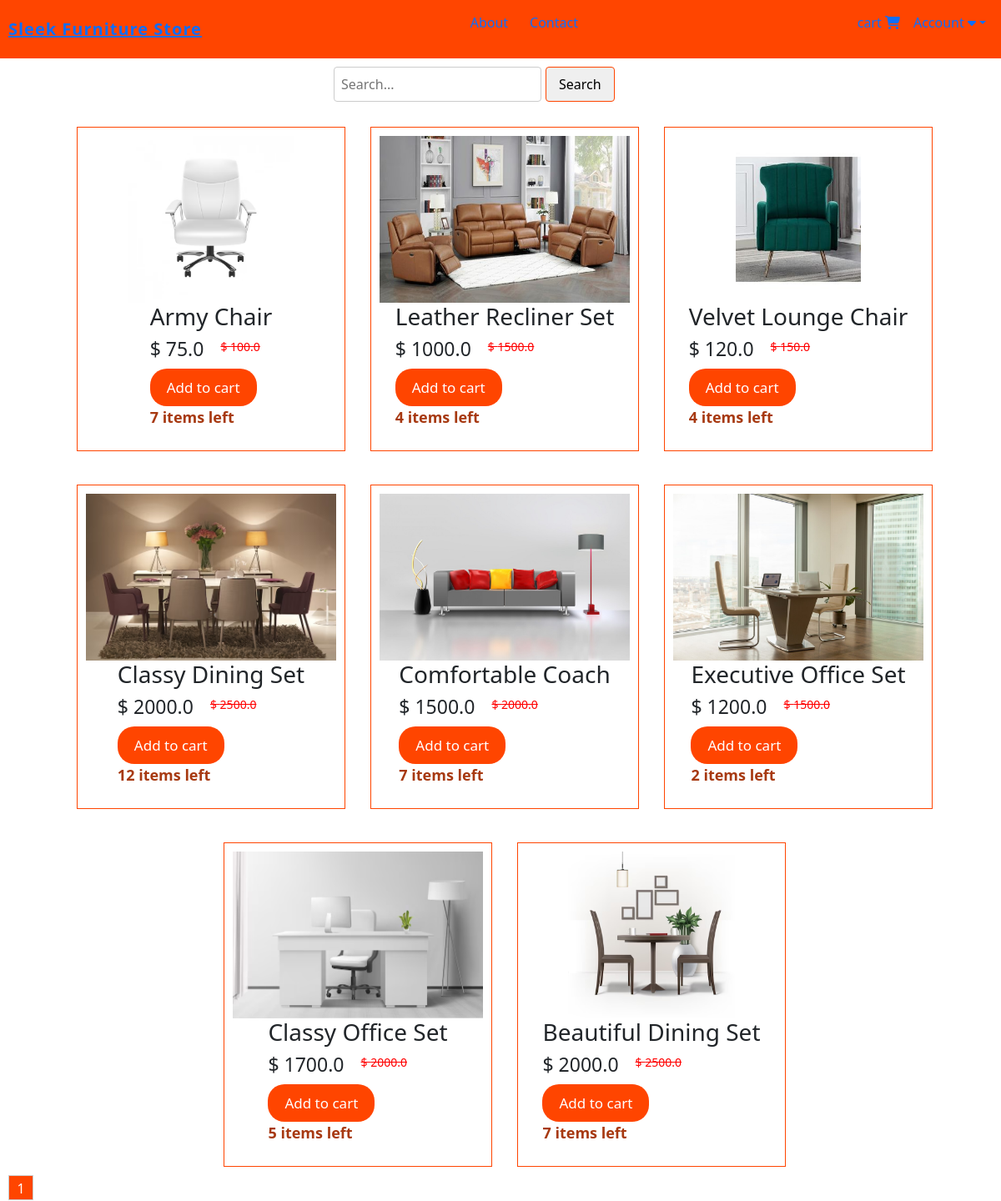
The app's page /all_products with its own data.
### website/models.py (models this page shows, shortened)
class Product(db.Model):
    id = db.Column(db.Integer, primary_key=True)
    product_name = db.Column(db.String(100), nullable=False)
    current_price = db.Column(db.Float, nullable=False)
    previous_price = db.Column(db.Float, nullable=False)
    in_stock = db.Column(db.Integer, nullable=False)
    product_picture = db.Column(db.String(1000), nullable=False)
    flash_sale = db.Column(db.Boolean, default=False)
    date_added = db.Column(db.DateTime(), default=datetime.utcnow)
    carts = db.relationship('Cart', backref='product', cascade='all, delete-orphan')
    orders = db.relationship('Order', backref='product', cascade='all, delete-orphan')

### website/views.py (the view)
@views.route('/all_products')
def products():
    page = request.args.get('page', 1, type=int)
    per_page = 8
    items = Product.query.paginate(page=page, per_page=per_page)
    cart_items = Cart.query.filter_by(customer_link=current_user.id).all() if current_user.is_authenticated else []
    return render_template('allproducts.html', items=items, cart=cart_items)

### website/templates/allproducts.html (shortened to what this page needs)
{% extends 'base.html' %}
{% block content %}
<form class="search-form" role="search" action="/search" method="POST">
    <input name="search" type="search" placeholder="Search..." aria-label="Search">
    <button type="submit">Search</button>
</form>
<div class="homediv-container">
    {% for item in items %}
    <div class="home-products">
        <div class="product">
            <a href="{{ url_for('views.product', item_id=item.id) }}"><img class="displayimg" src="{{ item.product_picture }}" alt=""></a>
            <div class="product-details">
                <h3>{{ item.product_name }}</h6>
                <div class="price">
                    <h5>$ {{ item.current_price }}</h5>
                    <strike><p>$ {{ item.previous_price }}</p></strike>
                </div>
                <div class="actions">
                    <button><a href="/add-to-cart/{{ item.id }}">Add to cart</a></button>
                    <p style="color: rgb(167, 57, 17); font-weight: 600; font-size: 18px;">{{ item.in_stock }} items left</p>
                </div>
            </div>
        </div>
    </div>
    {% endfor %}
</div>
<div class="pagination">
    {% for page_num in items.iter_pages(left_edge=1, right_edge=1, left_current=1, right_current=2) %}
        {% if page_num %}
            {% if items.page == page_num %}
                <a href="{{ url_for('views.products', page=page_num) }}" class="current-page">{{ page_num }}</a>
            {% else %}
                <a href="{{ url_for('views.products', page=page_num) }}">{{ page_num }}</a>
            {% endif %}
        {% else %}
            <span class="ellipsis">...</span>
        {% endif %}
    {% endfor %}
</div>
{% endblock %}

### website/static/css/navigation.css (style rules this page uses)
body { font-family: 'Arial', sans-serif; margin: 0; padding: 0; background: #eaeaea; }
.displayimg { height: 202px; width: 180px; max-width: 100%; }

### website/static/css/home.css (style rules this page uses)
.homediv-container { background-color: #fff; display: flex; flex-wrap: wrap; gap: 20px; justify-content: center; }
.home-products { margin-top: 20px; margin-left: 10px; padding: 10px; align-items: center; border: 1px solid orangered; }
.product { display: flex; flex-direction: column; width: 300px; align-items: center; }
.product img { max-width: 100%; width: 100%; height: 200px; }
.product-details { flex: 1; }
.product-details h3 { font-size: 28px; }
.price { display: flex; align-items: center; }
.price h5 { margin-right: 20px; font-size: 23px; }
.price strike { font-size: 14px; color: red; }
.actions a { text-decoration: none; }
.actions button { color: #fff; background-color: orangered; padding: 10px 20px; font-size: 17px; border: none; border-radius: 20px; }
.actions button a { color: #fff; }
.pagination { display: flex; margin-left: 10px; margin-top: 10px; }
.pagination a { display: inline-block; width: 30px; height: 30px; text-align: center; line-height: 30px; border: 1px solid #ccc; text-decoration: none; color: #333; }
.pagination a.current-page { background-color: orangered; color: white; }
.search-form { display: flex; align-items: center; margin: 10px auto; width: 400px; }
.search-form input[type="search"] { padding: 8px; border-radius: 4px; border: 1px solid #ccc; margin-right: 5px; }
.search-form button { padding: 8px 15px; border-radius: 4px; border: 1px solid orangered; cursor: pointer; }

### records on screen
Product: product_picture (picture), product_name "Army Chair", current_price "75.0", previous_price "100.0", in_stock "7"
Product: product_picture (picture), product_name "Leather Recliner Set", current_price "1000.0", previous_price "1500.0", in_stock "4"
Product: product_picture (picture), product_name "Velvet Lounge Chair", current_price "120.0", previous_price "150.0", in_stock "4"
Product: product_picture (picture), product_name "Classy Dining Set", current_price "2000.0", previous_price "2500.0", in_stock "12"
Product: product_picture (picture), product_name "Comfortable Coach", current_price "1500.0", previous_price "2000.0", in_stock "7"
Product: product_picture (picture), product_name "Executive Office Set", current_price "1200.0", previous_price "1500.0", in_stock "2"
Product: product_picture (picture), product_name "Classy Office Set", current_price "1700.0", previous_price "2000.0", in_stock "5"
Product: product_picture (picture), product_name "Beautiful Dining Set", current_price "2000.0", previous_price "2500.0", in_stock "7"

### other values on screen
{{ page_num }} "1"
